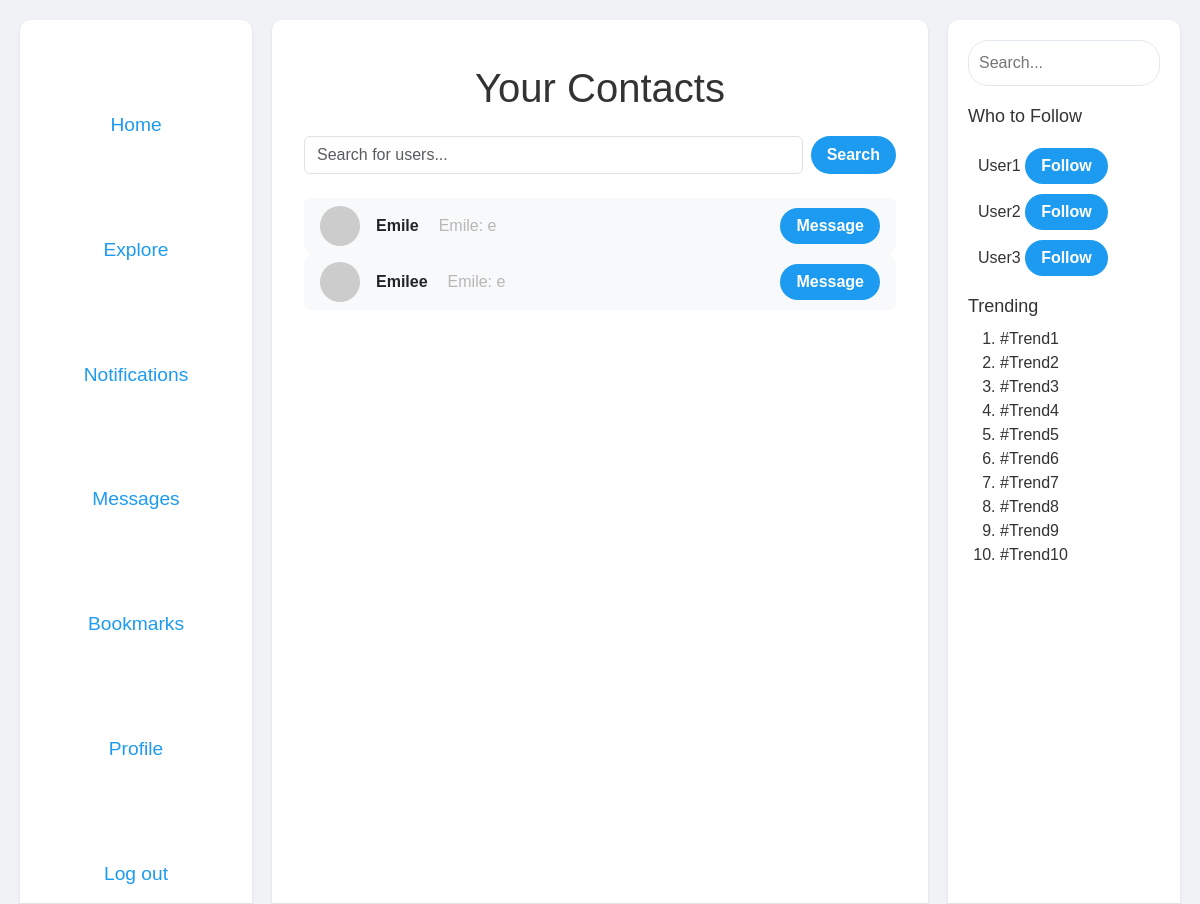
Screenshot of /contacts (signed in) with the database file from the repository.
### tables this page shows
CREATE TABLE users (
    id INTEGER PRIMARY KEY AUTOINCREMENT,
    username TEXT UNIQUE NOT NULL,
    password TEXT NOT NULL,  -- You should hash passwords before storing them
    email TEXT UNIQUE,
    created_at DATETIME DEFAULT CURRENT_TIMESTAMP
);

### app.py (the view)
@app.route('/contacts')
@login_required
def contacts():
    if 'user_id' not in session:
        return redirect(url_for('login'))
    user_id = session['user_id']
    add_contacts = db.execute(
        "SELECT DISTINCT sender_id FROM messages WHERE receiver_id = ? AND sender_id != ?",
        user_id, user_id
    )
    add_contacts2 = db.execute(
        "SELECT DISTINCT receiver_id FROM messages WHERE sender_id = ? AND receiver_id != ?",
        user_id, user_id
    )
    for contact in add_contacts:
        contact_id = contact['sender_id']
        existing_contact = db.execute(
            "SELECT 1 FROM contacts WHERE user_id = ? AND contact_id = ?",
            user_id, contact_id
        )
        if not existing_contact:
            db.execute(
                "INSERT INTO contacts (user_id, contact_id) VALUES (?, ?)",
                user_id, contact_id
            )
    for contact in add_contacts2:
        contact_id = contact['receiver_id']
        existing_contact = db.execute(
            "SELECT 1 FROM contacts WHERE user_id = ? AND contact_id = ?",
            user_id, contact_id
        )
        if not existing_contact:
            db.execute(
                "INSERT INTO contacts (user_id, contact_id) VALUES (?, ?)",
                user_id, contact_id
            )
    msg = {}
    latest = db.execute("SELECT message FROM messages WHERE sender_id = ? OR receiver_id = ? ORDER BY timestamp ASC", user_id, user_id)[0]['message']
    sender = db.execute("SELECT sender_id FROM messages WHERE sender_id = ? OR receiver_id = ? ORDER BY timestamp ASC", user_id, user_id)[0]['sender_id']
    name = db.execute("SELECT username FROM users WHERE id = ?", sender)[0]['username']
    contacts = db.execute('''
        SELECT u.id, u.username
        FROM contacts c
        JOIN users u ON c.contact_id = u.id
        WHERE c.user_id = ?
    ''', (user_id,))
    return render_template('contacts.html', contacts=contacts, message=latest, sender=name)

### helpers.py (called while the page is built)
def login_required(f):
    @wraps(f)
    def decorated_function(*args, **kwargs):
        if session.get("user_id") is None:
            return redirect("/login")
        return f(*args, **kwargs)
    return decorated_function

### templates/contacts.html (shortened to what this page needs)
{% extends "layout.html" %}
{% block main %}
<div class="container">
    <h1 class="mt-4 mb-4 text-center">Your Contacts</h1>
    <div class="mb-4">
        <form action="{{ url_for('contacts') }}" method="get" class="d-flex">
            <input type="text" name="query" placeholder="Search for users..." class="form-control me-2">
            <button type="submit" class="button">Search</button>
        </form>
    </div>
    <ul class="list-group">
        {% for contact in contacts %}
            <li class="list-group-item d-flex justify-content-between align-items-center">
                <div class="d-flex align-items-center">
                    <img src="https://via.placeholder.com/40" alt="Profile Picture" class="rounded-circle me-3">
                    <span class="fw-bold">{{ contact.username }}</span>
                    <div class="latest-message-contacts">
                        {{ sender }}: {{ message }}
                    </div>
                </div>
                <button onclick="showMessages({{ contact.id }})" class="button">Message</button>
            </li>
        {% endfor %}
    </ul>
</div>
{% endblock %}

### static/css/styles.css (style rules this page uses)
html, body { height: 100%; margin: 0; padding: 0; }
body { font-family: Arial, sans-serif; margin: 0; padding: 0; background-color: #f0f2f5; color: #333; display: flex; overflow-y: hidden; }
.button { background-color: #1d9bf0; color: white; border: none; padding: 6px 16px; border-radius: 20px; font-weight: bold; cursor: pointer; text-decoration: none; transition:0.5s; }
.list-group-item { background-color: #f8f9fa; border: none; border-radius: 10px; transition: background-color 0.3s ease; }
.latest-message-contacts { color:#b8b7b6; margin-left:20px; }

### rows the page displays
users: username "Emile", message "e"
users: username "Emilee", message "e"
